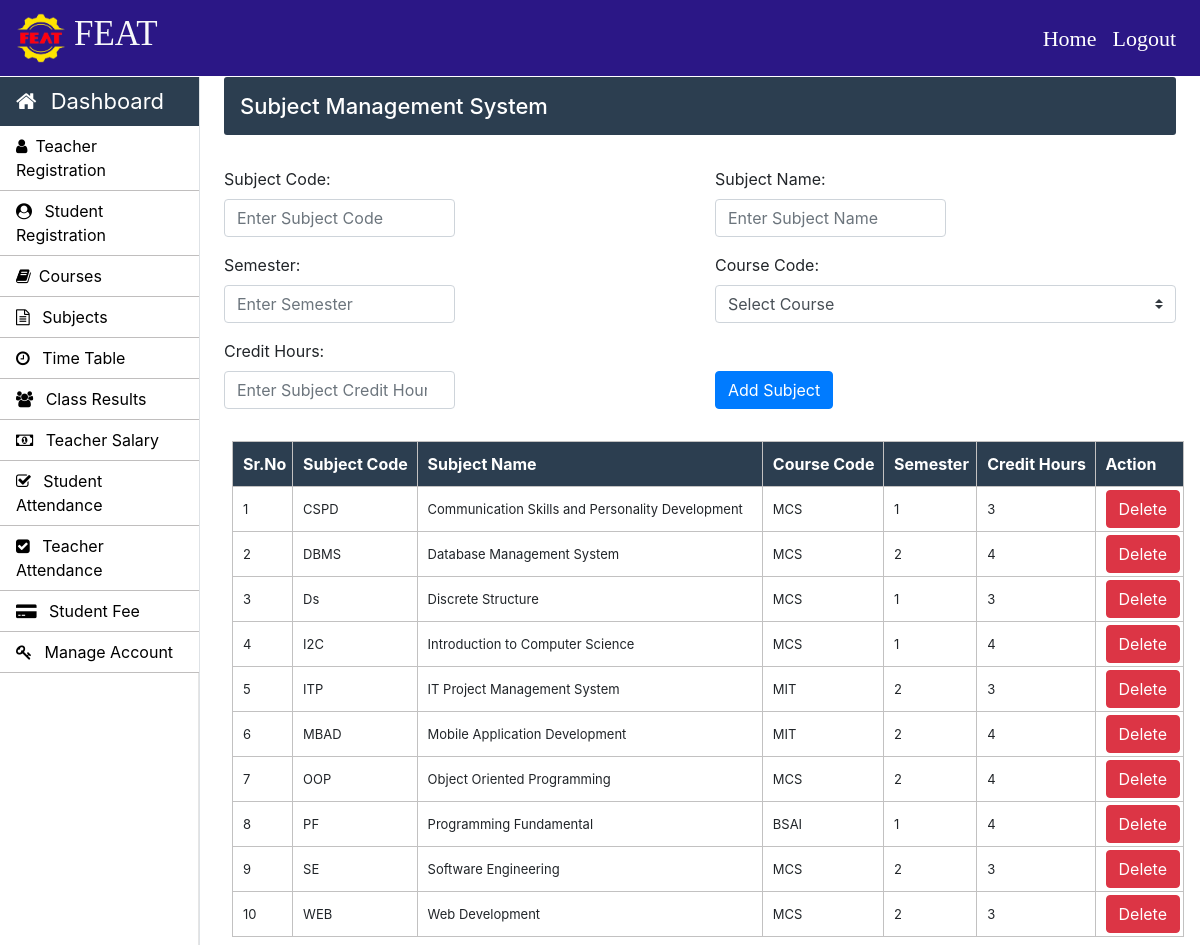
Page /admin/subjects.php (signed in) on the committed database.
### tables this page shows
CREATE TABLE `course_subjects` (
  `subject_code` varchar(10) NOT NULL,
  `subject_name` varchar(50) NOT NULL,
  `course_code` varchar(10) NOT NULL,
  `semester` int(10) NOT NULL,
  `credit_hours` int(5) NOT NULL
);

### admin/subjects.php (the view, shortened to what this page needs)
<?php
		require_once "../connection/connection.php";
	?>
<!doctype html>
<html lang="en">
	<head>
	</head>
	<body>
		<?php include('../common/common-header.php') ?>
		<?php include('../common/admin-sidebar.php') ?>
		<main role="main" class="col-xl-10 col-lg-9 col-md-8 ml-sm-auto px-md-4 mb-2 w-100">
			<div class="sub-main">
				<div class="bar-margin text-center d-flex flex-wrap flex-md-nowrap pt-3 pb-2 mb-3 text-white admin-dashboard pl-3">
					<h4>Subject Management System </h4>
				</div>
				<div class="row">
					<div class="col-md-12">
						<form action="subjects.php" method="post">
							<div class="row mt-3">
								<div class="col-md-6">
									<div class="form-group">
										<label for="exampleInputEmail1">Subject Code: </label>
										<input type="text" name="subject_code" class="form-control" required placeholder="Enter Subject Code" required>
									</div>
								</div>
								<div class="col-md-6">
									<div class="form-group">
										<label for="exampleInputPassword1">Subject Name:</label>
										<input type="text" name="subject_name" class="form-control" required placeholder="Enter Subject Name" required>
									</div>
								</div>
							</div>
							<div class="row">
								<div class="col-md-6">
									<div class="form-group">
										<label for="exampleInputPassword1">Semester:</label>
										<input type="text" name="semester" class="form-control" required placeholder="Enter Semester" required>
									</div>
								</div>
								<div class="col-md-6">
									<div class="form-group">
										<label for="exampleInputEmail1">Course Code:</label>
										<select class="browser-default custom-select" name="course_code">
											<option >Select Course</option>
										</select>
									</div>
								</div>
							</div>
							<div class="row">
								<div class="col-md-6">
									<div class="form-group">
										<label for="exampleInputPassword1">Credit Hours:</label>
										<input type="number" name="credit_hours" class="form-control"  placeholder="Enter Subject Credit Hours" required>
									</div>
								</div>
								<div class="col-md-6 mt-4">
									<div class="form-group pt-2">
										<input type="submit" name="sub" value="Add Subject" class="btn btn-primary">
									</div>
								</div>
							</div>
						</form>
					</div>
				</div>
				<div class="row">
					<div class="col-md-12 ml-2">
						<section class="mt-3">
							<table class="w-100 table-elements table-three-tr" cellpadding="3">
								<tr class="table-tr-head table-three text-white">
									<th>Sr.No</th>
									<th>Subject Code</th>
									<th>Subject Name</th>
									<th>Course Code</th>
									<th>Semester</th>
									<th>Credit Hours</th>
									<th>Action</th>
								</tr>
								<?php
									$sr=1;
									$query="select subject_code,subject_name,course_code,semester,credit_hours from course_subjects";
									$run=mysqli_query($con,$query);
									while($row=mysqli_fetch_array($run)) {
									echo	"<tr>";
									echo	"<td>".$sr++."</td>";
									echo	"<td>".$row['subject_code']."</td>";
									echo	"<td>".$row['subject_name']."</td>";
									echo	"<td>".$row['course_code']."</td>";
									echo	"<td>".$row['semester']."</td>";
									echo	"<td>".$row['credit_hours']."</td>";
									echo	"<td width='20'><a class='btn btn-danger' href=delete-function.php?subject_code=".$row['subject_code'].">Delete</a></td>";
									echo	"</tr>";
									}
								?>
							</table>
						</section>
					</div>
				</div>
			</div>
		</main>
	</body>
</html>

### css/style.css (style rules this page uses)
h4 { font-size: 22px; }
.admin-dashboard { margin-top: 1px !important; background: #2c3e50 !important; border-radius: 3px; }
.form-control { width: 50%; }
.table-elements tr, td, th { font-size: 13px; border: 1px solid rgb(194, 193, 193); padding-left: 10px !important; }
.table-three { background: #2c3e50 !important; }
.table-tr-head { height: 45px !important; padding: 10px !important; margin-top: 5px !important; }
.table-font-for-transcript td, th { font-size: 16px !important; }

### rows in the picture
course_subjects: subject_code "CSPD", subject_name "Communication Skills and Personality Development", course_code "MCS", semester "1", credit_hours "3"
course_subjects: subject_code "DBMS", subject_name "Database Management System", course_code "MCS", semester "2", credit_hours "4"
course_subjects: subject_code "Ds", subject_name "Discrete Structure", course_code "MCS", semester "1", credit_hours "3"
course_subjects: subject_code "I2C", subject_name "Introduction to Computer Science", course_code "MCS", semester "1", credit_hours "4"
course_subjects: subject_code "ITP", subject_name "IT Project Management System", course_code "MIT", semester "2", credit_hours "3"
course_subjects: subject_code "MBAD", subject_name "Mobile Application Development", course_code "MIT", semester "2", credit_hours "4"
course_subjects: subject_code "OOP", subject_name "Object Oriented Programming", course_code "MCS", semester "2", credit_hours "4"
course_subjects: subject_code "PF", subject_name "Programming Fundamental", course_code "BSAI", semester "1", credit_hours "4"
course_subjects: subject_code "SE", subject_name "Software Engineering", course_code "MCS", semester "2", credit_hours "3"
course_subjects: subject_code "WEB", subject_name "Web Development", course_code "MCS", semester "2", credit_hours "3"
